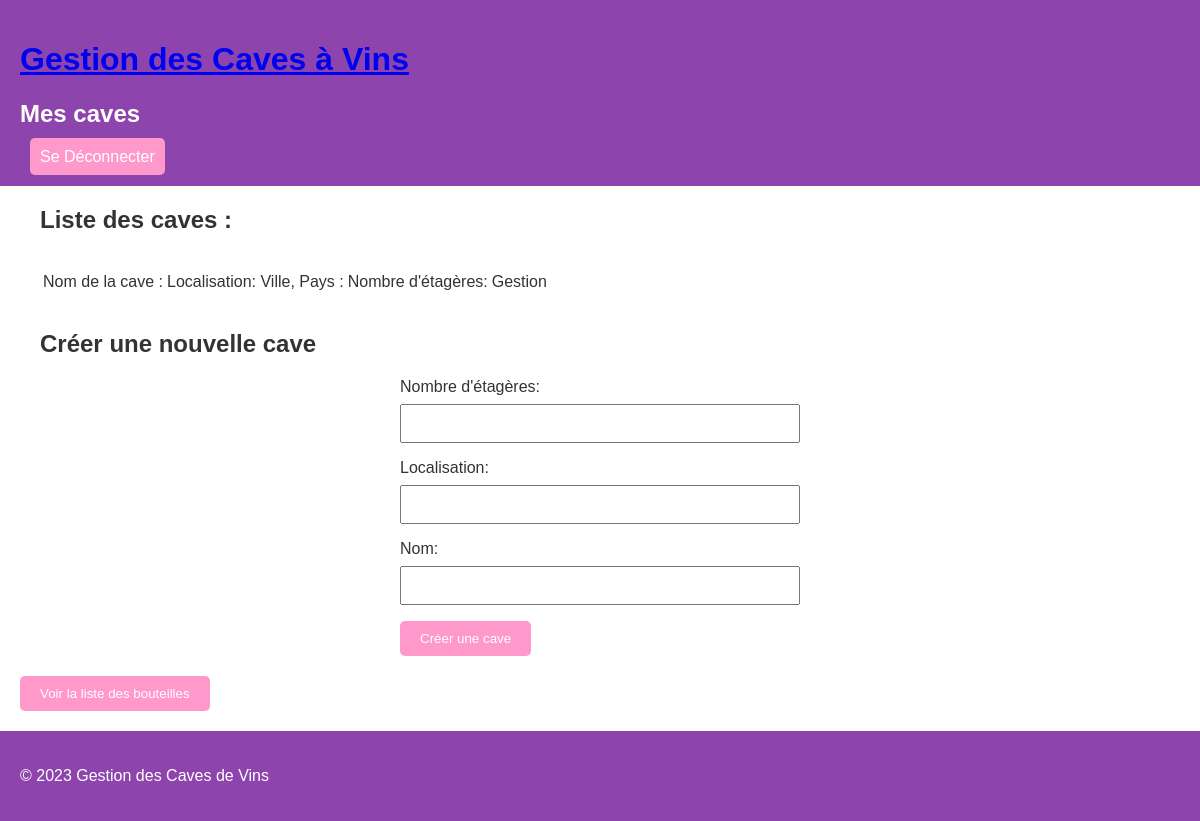
The app's page /lobby (signed in), older data.
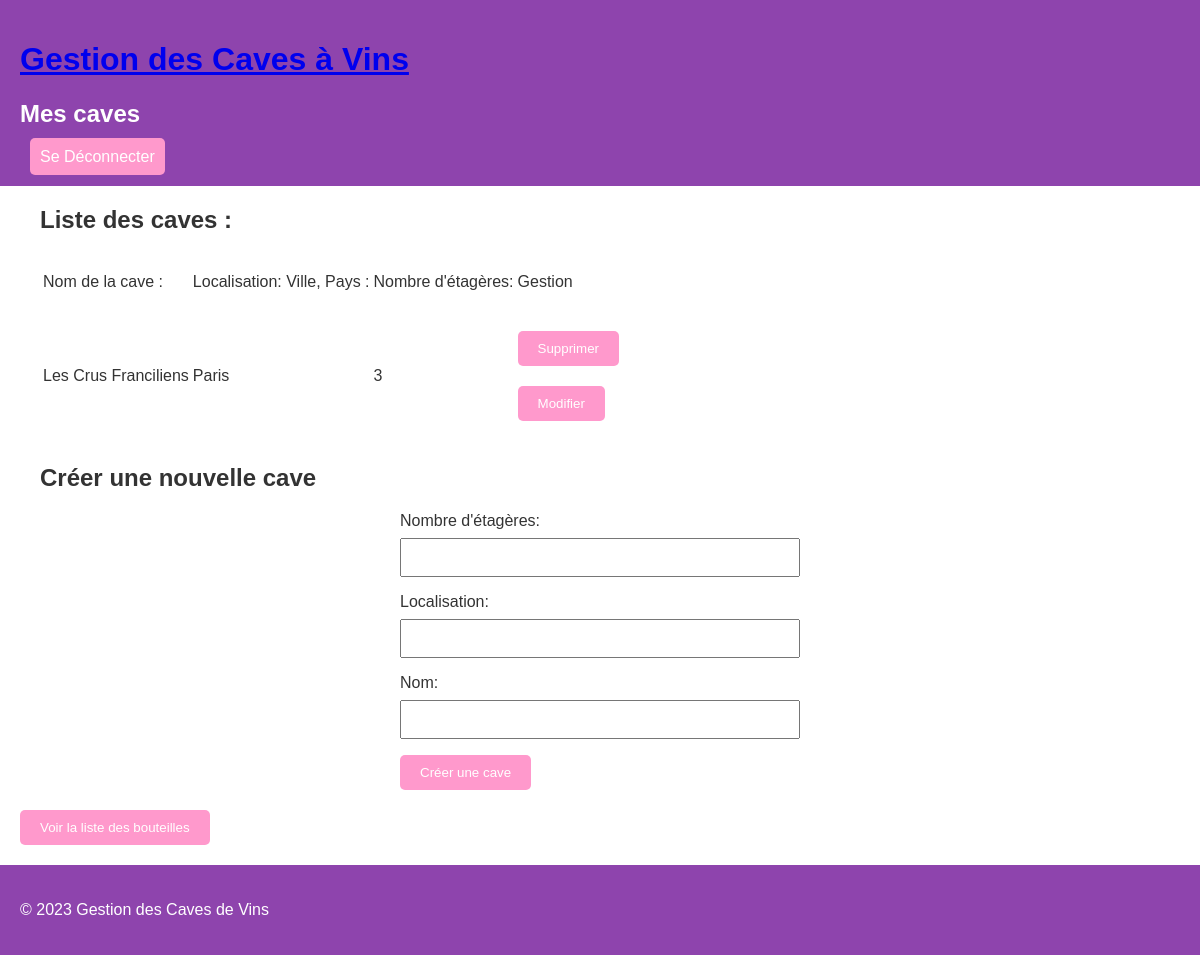
The same page, newer data.
### tables this page shows
CREATE TABLE Possession (id_user INTEGER, id_cave INTEGER, FOREIGN KEY(id_user) REFERENCES User(id), FOREIGN KEY(id_cave) REFERENCES Cave(id));

CREATE TABLE Cave (id INTEGER NOT NULL PRIMARY KEY AUTOINCREMENT, nb_etagere INTEGER, localisation TEXTE, nom TEXTE);

### app.py (the view)
@app.route("/lobby", methods=["GET", "POST"])
def lobby():
    user = action.User(session["nom"], session["prenom"], session["login"], id = session["id"])
    list_id_cave = action.User.caves_perso(user)
    if list_id_cave == None :
        return render_template("lobby.html", nb_cave = 0, connecte = True)
    else:
        return render_template("lobby.html", list_cave = list_id_cave, connecte = True)

### db.py (called while the page is built)
def connect_db():
    return sqlite3.connect("./viticulture.db")

def adapte(sql_data):
    py_data = sql_data.fetchall()
    return py_data

def sql_list_cave(id_user):
    query = "SELECT * FROM Possession JOIN Cave ON Possession.id_cave = Cave.id WHERE id_user = '" + str(id_user) + "' ;"
    return query

### objet.py (called while the page is built)
    def caves_perso(self):
        connection = db.connect_db()
        cursor = connection.cursor()
        row = cursor.execute(db.sql_list_cave(self.id))
        data = db.adapte(row)
        connection.close()
        caves_trouvees = []
        for cave in range(len(data)) :
            cave_actuelle = [data[cave][3], data[cave][4], data[cave][5], data[cave][1]]
            caves_trouvees.append(cave_actuelle)
        return caves_trouvees

### templates/lobby.html (shortened to what the changed rows need)
{% extends "layout.html" %}
{% block title %} Mes caves {% endblock %}
{% block content %}
    <section>
        {% if nb_cave == 0 %}
        <p>Vous êtes passionné de vin et souhaitez commencer votre collection ?
        Ne tardez plus, créez votre première cave dès maintenant pour organiser et suivre votre collection de vins préférés. </p>
        <p>Que vous soyez un amateur débutant ou un connaisseur expérimenté, notre plateforme vous permet de gérer facilement vos bouteilles, de connaître leur emplacement et de garder une trace de votre collection grandissante.
            Cliquez sur le bouton ci-dessous pour démarrer votre aventure vinicole et créer votre première cave personnalisée.</p>
            <div class="add-cave-form">
                <h2>Créer une nouvelle cave</h2>
                <form method="POST" action="/add_cave">
                    <label for="nb_etageres">Nombre d'étagères:</label>
                    <input type="number" id="nb_etageres" name="nb_etageres" required>
                    <label for="localisation">Localisation:</label>
                    <input type="text" id="localisation" name="localisation" required>
                    <label for="nom">Nom:</label>
                    <input type="text" id="nom" name="nom" required>
                    <button type="submit">Créer ma première cave</button>
                </form>
            </div>
        {% else  %}
                <section class="cave">
                    <h2>Liste des caves :</h2>
                    <table>
                        <tbody>
                            {% for cave in list_cave %}
                                <tr>
                                    <td>
                                        {{ cave[2] }}
                                    </td>
                                    <td>
                                        {{ cave[1] }}
                                    </td>
                                    <td>
                                        {{ cave[0] }}
                                    </td>
                                    <td>
                                        <form method="POST" action="/del_cave">
                                            <button class="delete-button">Supprimer</button>
                                        </form>
                                        <form method="POST" action="/modify_cave">
                                            <button class="edit-button">Modifier</button>
                                        </form>
                                    </td>
                                </tr>
                            {% endfor %}
                        </tbody>
                    </table>
                </section>
                <section class="form _new_cave">
                    <h2>Créer une nouvelle cave</h2>
                </section>
        {% endif %}
    </section>
{% endblock %}

Row changes from the older to the newer data that the page shows:
added Possession: nom "Les Crus Franciliens", localisation "Paris", cave "3"
